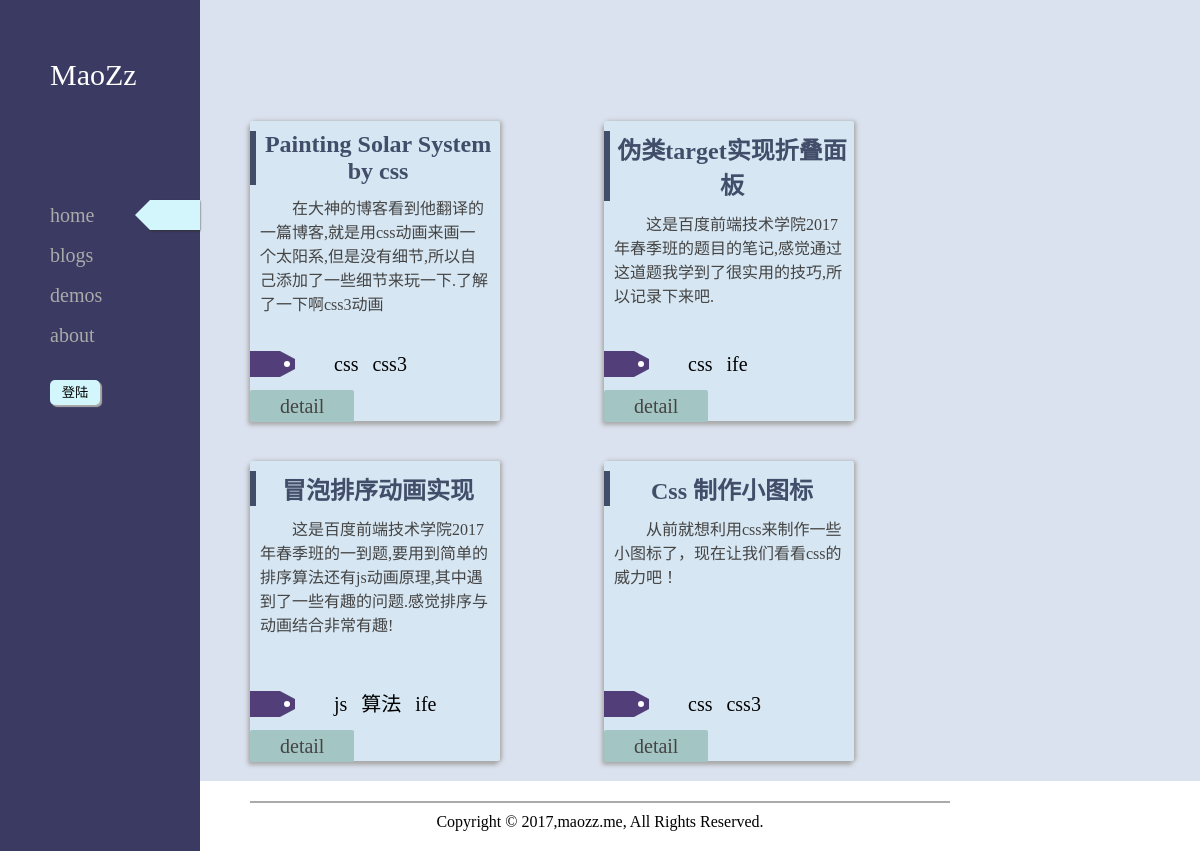
Page /index.html/ on the committed database.
### blog/models.py (models this page shows, shortened)
class Post(models.Model):
  title = models.CharField(max_length=30)
  publish_time = models.DateTimeField('Date Published')
  intro = models.TextField()
  view = models.IntegerField(default=0)
  tags = models.ManyToManyField(Tag)

class Demo(Post):
  html = models.TextField(blank=True)
  css = models.TextField(blank=True)
  js = models.TextField(blank=True)

class Post(models.Model):
  title = models.CharField(max_length=30)
  publish_time = models.DateTimeField('Date Published')
  intro = models.TextField()
  view = models.IntegerField(default=0)
  tags = models.ManyToManyField(Tag)

class Tag(models.Model):
  name = models.CharField(max_length=10)

class Blog(Post):
  content = models.TextField()

### blog/views.py (the view)
# urls.py: url(r'^index\.html/?$',views.index,name='index'),
def index(rq):
    posts = []
    posts.extend(Demo.objects.all())
    posts.extend(Blog.objects.all())
    posts = sorted(posts,key=lambda post: post.publish_time)
    islogin,username = validate(rq)
    rp = render(rq,'index.html',{'posts': posts,'islogin': islogin,'username': username})
    rp.set_cookie('page','0');
    return rp

### blog/views.py (called while the page is built)
def validate(rq):
    username = rq.session.get('username',False)
    islogin = False
    if username:
        islogin = True
    return islogin,username

### blog/templates/index.html (shortened to what this page needs)
<!DOCTYPE html>
<html lang="en">
<head>
  {% load static %}
  <link href="{% static 'blog/css/base.css' %}" rel="stylesheet">
  <link href="{% static 'blog/css/index.css' %}" rel="stylesheet">
</head>
<body>
{% include 'common/nav.html' %}
<div class="container">
  <div class="card-wrap">
    {% for post in posts %}
    <div class="card">
      <h2>{{ post.title }}</h2>
      <p class="intro">{{ post.intro }}</p>
      <div class="msg">
        <div class="tag">
          <div class="icon-tag"></div>
          {% for tag in post.tags.all %}
          <span>{{ tag.name }}</span>
          {% endfor %}
        </div>
        <div class="view"><a href="/detail/{{ post.id }}">detail</a></div>
      </div>
    </div>
    {% endfor %}
  </div>
</div>
{% include 'common/footer.html' %}
</body>
</html>

### blog/templates/common/nav.html (shortened to what this page needs)
<nav>
  <div class="logo"><a href="/index.html">MaoZz</a></div>
  <ul>
    <li><a href="/index.html">home</a></li>
    <li><a href="/blogs">blogs</a></li>
    <li><a href="/demos">demos</a></li>
    <li><a href="/about">about</a></li>
    {% if islogin %}
      <div class="welcome-msg">hello {{ username }}</div>
      <form action="/login/logout/" method="post">
        {% csrf_token %}
        <input class="logout" type="submit" value="退出">
      </form>
    {% else %}
      <input class="login" type="button" value="登陆">
    {% endif %}
  </ul>
</nav>

### blog/templates/common/footer.html
<footer>
  Copyright © 2017,maozz.me, All Rights Reserved.
</footer>

### blog/static/blog/css/base.css (style rules this page uses)
* { margin: 0; padding: 0; }
li { list-style: none; }
a { text-decoration: none; }
nav { position: fixed; top: 0; left: 0; width: 200px; height: 100%; background: #3a3a62; }
.logo { margin: 50px 50px; font: 30px/50px Tahoma; }
.logo a { color: #fff; }
nav ul { margin: 100px 50px; font: 20px/30px 'Simsun'; }
nav ul a { display: inline-block; width: 100px; }
nav li { margin-top: 10px; }
nav li a { color: #aaa; text-decoration: none; }
.logout, .login { margin-top: 30px; width: 50px; line-height: 25px; background: #d2f6fc; display: block; border-radius: 5px; outline: none; border: none; position: relative; top: 0; left: 0; box-shadow: 2px 2px 1px #aaa; }
.container { margin-left: 200px; background: #dbe2ef; border-top: 1px solid transparent; }
footer { text-align: center; margin: 20px 250px; padding-top: 10px; border-top: 2px solid #aaa; }

### blog/static/blog/css/index.css (style rules this page uses)
.card-wrap { margin-top: 100px; }
.card { margin: 20px 50px; width: 250px; height: 300px; border-radius: 2px; display: inline-block; background: #d6e6f2; box-shadow: -2px 4px 4px #aaa, 2px 0 4px #aaa; vertical-align: top; position: relative; }
.card h2 { margin-top: 10px; text-align: center; color: #424d69; border-left: 6px solid #424d69; }
.intro { margin: 10px; color: #444; text-indent: 2em; }
.msg { position: absolute; left: 0; bottom: 0; }
.tag { position: relative; }
.tag * { display: inline-block; }
.tag span { margin-left: 10px; font-size: 20px; line-height: 26px; vertical-align: top; }
.tag span:nth-of-type(1) { margin-left: 50px; }
.icon-tag { position: relative; width: 30px; height: 26px; background: #523f79; }
.icon-tag::before { position: absolute; content: ''; top: 0; right: -15px; height: 10px; border-left: 15px #523f79 solid; border-top: 8px transparent solid; border-bottom: 8px transparent solid; }
.icon-tag::after { position: absolute; content: ''; top: 10px; right: -10px; width: 6px; height: 6px; background: #fff; border-radius: 3px; }
.view { margin-top: 10px; }
.view a { text-align: center; background: #a3c6c4; padding: 5px 30px; font-size: 20px; font-weight: 500; line-height: 30px; border-radius: 2px; transition: all 0.5s linear; color: #444; }

### rows in the picture
Demo: title "Painting Solar System by css", intro "在大神的博客看到他翻译的一篇博客,就是用css动画来画一个太阳系,但是没有细节,所以自己添加了一些细节来玩一下.了解了一下啊css3动画"
Tag: name "css"
Tag: name "css3"
Blog: title "伪类target实现折叠面板", intro "这是百度前端技术学院2017年春季班的题目的笔记,感觉通过这道题我学到了很实用的技巧,所以记录下来吧."
Tag: name "ife"
Blog: title "冒泡排序动画实现", intro "这是百度前端技术学院2017年春季班的一到题,要用到简单的排序算法还有js动画原理,其中遇到了一些有趣的问题.感觉排序与动画结合非常有趣!"
Tag: name "js"
Tag: name "算法"
Demo: title "Css 制作小图标", intro "从前就想利用css来制作一些小图标了，现在让我们看看css的威力吧！"
